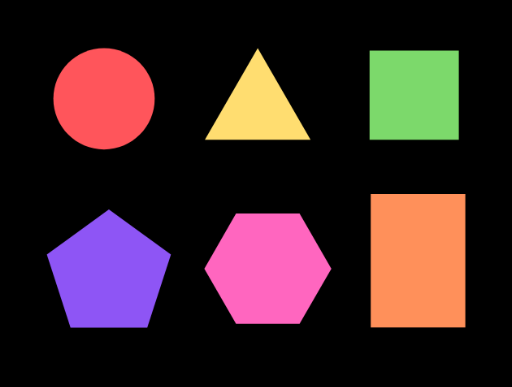
#> input picture det_pol/poligonos.png, 512 x 387 px
$ python det_pol.py
#> lines starting #> are read from the running program, lines starting #| are printed output that depends on the picture; after the words box and inside, x2 and y2 are one past the last pixel; in counts of white or black regions, pixels touching at a corner belong together
import cv2

def centroM(name):
    img = cv2.imread(name) # lee la imagen
    gray = cv2.cvtColor(img, cv2.COLOR_BGR2GRAY) # Convierte la imagen a escala de grises
    ret, thresh1 = cv2.threshold(gray, 120, 255, cv2.THRESH_BINARY_INV +  cv2.THRESH_OTSU)
    edges = cv2.Canny(img,10,150)
    edges = cv2.cvtColor(edges, cv2.COLOR_BGR2RGB)
    thresh1 = cv2.cvtColor(thresh1, cv2.COLOR_BGR2RGB)
    ret,thresh = cv2.threshold(gray,120,255,0)
    M = cv2.moments(thresh)
    cX = 0
    cY = 0

    if M["m00"]!=0:
        cX = int(M["m10"] / M["m00"])
        cY = int(M["m01"] / M["m00"])

    return cX, cY


img = cv2.imread("poligonos.png")
#> img is the input picture: shape (387, 512, 3); mean B, G, R 39.1, 36.5, 58.6
bn = cv2.cvtColor(img, cv2.COLOR_BGR2GRAY)
canny = cv2.Canny(bn, 10, 150)
#> canny: shape (387, 512); 1.2% white in thin lines or dots, all inside (x1, y1, x2, y2) = (47, 48, 466, 328)
canny = cv2.dilate(canny, None, iterations=1)
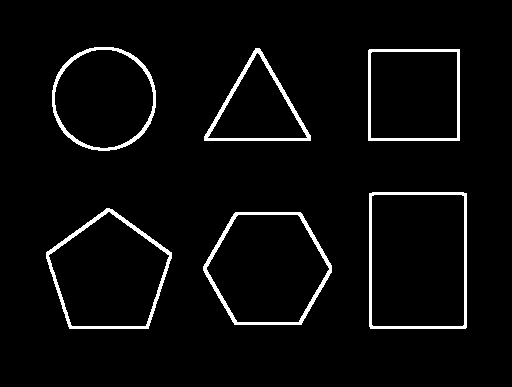
#> canny: shape (387, 512); 3.8% white; 6 white regions, box (x1, y1, x2, y2) and area: (203, 212, 332, 325) 1414, (46, 208, 172, 329) 1398, (369, 192, 467, 329) 1371, (52, 47, 156, 151) 1180, (204, 48, 311, 141) 1162, (368, 49, 460, 141) 1068
canny = cv2.erode(canny, None, iterations=1)
c,_ = cv2.findContours(canny, cv2.RETR_EXTERNAL, cv2.CHAIN_APPROX_SIMPLE)
#> c = 6 contours; box (x1, y1, x2, y2) and area: (370, 193, 466, 328) 12723, (204, 213, 331, 324) 10545, (47, 209, 171, 328) 10168, (53, 48, 155, 150) 8078, (369, 50, 459, 140) 7920, (205, 49, 310, 140) 4860

tabla = []

for i in c:
    e = 0.01 * cv2.arcLength(i, True)
#> e = 3.99
    ap = cv2.approxPolyDP(i, e, True)
#> ap = [[236, 213], [204, 267], [235, 323], [300, 323], [330, 271], [301, 215]]
    x,y,w,h = cv2.boundingRect(ap)
#> x = 204; y = 213; w = 127; h = 111

    if len(ap)==3:
        cv2.putText(img,"Triangulo", (x,y-5),1, 1,(0, 255,0),1)
        fig = "Triangulo.png"
    elif len(ap)==4:
        aspect_ratio = float(w)/h
        if aspect_ratio == 1:
            cv2.putText(img, "Cuadrado", (x,y-5),1, 1,(0, 255,0),1)
            fig = "Cuadrado.png"

        else:
            cv2.putText(img, "Rectangulo", (x,y-5),1, 1,(0, 255,0),1)
            fig = "Rectangulo.png"

    elif len(ap)==5:
        cv2.putText(img, "Pentagono", (x,y-5),1, 1,(0, 255,0),1)
        fig = "Pentagono.png"

    elif len(ap) == 6:
        cv2.putText(img, "Hexagono", (x,y-5),1, 1,(0, 255,0),1)
#> img: shape (387, 512, 3); 0.08% of pixels changed, all inside (x1, y1, x2, y2) = (206, 198, 282, 211)
        fig = "Hexagono.png"

    elif len(ap)>10:
        cv2.putText(img, "Circulo", (x,y-5),1, 1,(0, 255,0),1)
        fig = "Circulo.png"

    crop_img = img[y:y+h, x:x+w]
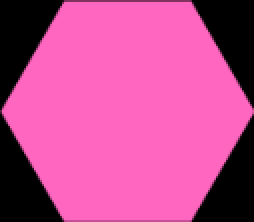
#> crop_img: shape (111, 127, 3) (shown 2 times larger); mean B, G, R 142.3, 76, 190.1
    cv2.imwrite(fig,crop_img)

    cX, cY = centroM(fig)
#> in centroM, `gray = cv2.cvtColor(img, cv2.COLOR_BGR2GRAY)`:
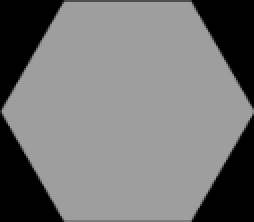
#> gray: shape (111, 127) (shown 2 times larger); min 0, max 158, mean 117.7
#> in centroM, `ret, thresh1 = cv2.threshold(gray, 120, 255, cv2.THRESH_BINARY_INV +  ..`:
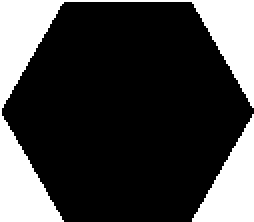
#> thresh1: shape (111, 127) (shown 2 times larger); 25.7% white; 2 white regions, box (x1, y1, x2, y2) and area: (0, 0, 127, 111) 2753, (96, 57, 127, 111) 863
#> in centroM, `ret, thresh1 = cv2.threshold(gray, 120, 255, cv2.THRESH_BINARY_INV +  ..`: ret = 80
#> in centroM, `edges = cv2.Canny(img,10,150)`: edges: shape (111, 127); 3.3% white in thin lines or dots
#> in centroM, `edges = cv2.cvtColor(edges, cv2.COLOR_BGR2RGB)`: edges: shape (111, 127, 3); 3.3% white in thin lines or dots
#> in centroM, `ret,thresh = cv2.threshold(gray,120,255,0)`:
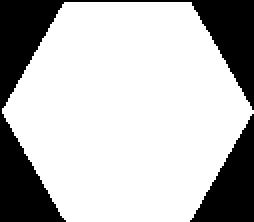
#> thresh: shape (111, 127) (shown 2 times larger); 73.9% white; 2 black regions, box (x1, y1, x2, y2) and area: (0, 0, 127, 111) 2800, (95, 57, 127, 111) 880
#> in centroM, `M = cv2.moments(thresh)`: M = moments, m00 2656335, centre m10/m00, m01/m00 = (63.34, 55.39)
#> in centroM, `cX = int(M["m10"] / M["m00"])`: cX = 63
#> in centroM, `cY = int(M["m01"] / M["m00"])`: cY = 55
#> cX = 63; cY = 55
    cv2.circle(img, (x+cX, y+cY), 2, (0, 0, 255), -1)

    tabla.append(["Número de lados",len(ap)])
    tabla.append(["posición del centro (x,y)", cX])
    tabla.append(["xMínima", x])
    tabla.append(["y Máxima", y+w])
    tabla.append(["y Mínima", y])
    tabla.append(["Tamaño en pixeles", h*w])

    print(tabla)
#| [['Número de lados', 6], ['posición del centro (x,y)', 63], ['xMínima', 204], ['y Máxima', 340], ['y Mínima', 213], ['Tamaño en pixeles', 14097]]

    tabla = [[]]
    cv2.drawContours(img, [ap],0 ,[0,255,0],2)
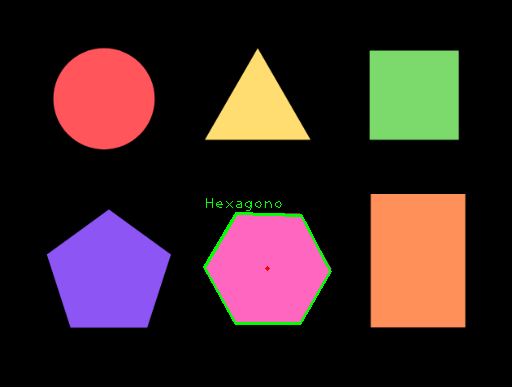
#> img: shape (387, 512, 3); mean B, G, R 38.5, 37.7, 57.8
    cv2.imshow("imagen",img)
    cv2.waitKey(0)


cv2.imshow("imagen", img)
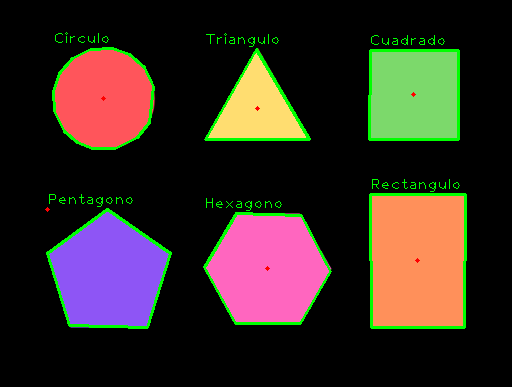
#> window 'imagen': shape (387, 512, 3); mean B, G, R 36.4, 43.2, 54.5
cv2.waitKey(0)
